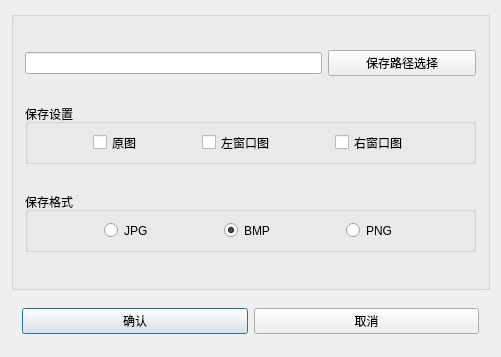
<?xml version="1.0" encoding="UTF-8"?>
<ui version="4.0">
 <class>outputImageDialog</class>
 <widget class="QDialog" name="outputImageDialog">
  <property name="geometry">
   <rect>
    <x>0</x>
    <y>0</y>
    <width>501</width>
    <height>357</height>
   </rect>
  </property>
  <property name="windowTitle">
   <string>outputImageDialog</string>
  </property>
  <layout class="QGridLayout" name="gridLayout">
   <item row="1" column="0">
    <widget class="QWidget" name="widget_2" native="true">
     <property name="maximumSize">
      <size>
       <width>16777215</width>
       <height>50</height>
      </size>
     </property>
     <layout class="QHBoxLayout" name="horizontalLayout">
      <item>
       <widget class="QPushButton" name="acceptButton">
        <property name="text">
         <string>确认</string>
        </property>
       </widget>
      </item>
      <item>
       <widget class="QPushButton" name="rejectButton">
        <property name="text">
         <string>取消</string>
        </property>
       </widget>
      </item>
     </layout>
    </widget>
   </item>
   <item row="0" column="0">
    <widget class="QGroupBox" name="groupBox">
     <property name="title">
      <string/>
     </property>
     <layout class="QGridLayout" name="gridLayout_2">
      <item row="0" column="0" colspan="2">
       <widget class="QLineEdit" name="imageSaveChose">
        <property name="layoutDirection">
         <enum>Qt::LeftToRight</enum>
        </property>
        <property name="text">
         <string/>
        </property>
        <property name="alignment">
         <set>Qt::AlignCenter</set>
        </property>
       </widget>
      </item>
      <item row="1" column="0" colspan="3">
       <widget class="QGroupBox" name="groupBox_3">
        <property name="maximumSize">
         <size>
          <width>16777215</width>
          <height>60</height>
         </size>
        </property>
        <property name="title">
         <string>保存设置</string>
        </property>
        <layout class="QHBoxLayout" name="horizontalLayout_4">
         <item>
          <spacer name="horizontalSpacer_9">
           <property name="orientation">
            <enum>Qt::Horizontal</enum>
           </property>
           <property name="sizeHint" stdset="0">
            <size>
             <width>10</width>
             <height>20</height>
            </size>
           </property>
          </spacer>
         </item>
         <item>
          <widget class="QCheckBox" name="saveImage_1">
           <property name="text">
            <string>原图</string>
           </property>
          </widget>
         </item>
         <item>
          <spacer name="horizontalSpacer_10">
           <property name="orientation">
            <enum>Qt::Horizontal</enum>
           </property>
           <property name="sizeHint" stdset="0">
            <size>
             <width>40</width>
             <height>20</height>
            </size>
           </property>
          </spacer>
         </item>
         <item>
          <widget class="QCheckBox" name="saveImage_2">
           <property name="text">
            <string>左窗口图</string>
           </property>
          </widget>
         </item>
         <item>
          <spacer name="horizontalSpacer_11">
           <property name="orientation">
            <enum>Qt::Horizontal</enum>
           </property>
           <property name="sizeHint" stdset="0">
            <size>
             <width>40</width>
             <height>20</height>
            </size>
           </property>
          </spacer>
         </item>
         <item>
          <widget class="QCheckBox" name="saveImage_3">
           <property name="text">
            <string>右窗口图</string>
           </property>
          </widget>
         </item>
         <item>
          <spacer name="horizontalSpacer_12">
           <property name="orientation">
            <enum>Qt::Horizontal</enum>
           </property>
           <property name="sizeHint" stdset="0">
            <size>
             <width>10</width>
             <height>20</height>
            </size>
           </property>
          </spacer>
         </item>
        </layout>
       </widget>
      </item>
      <item row="0" column="2">
       <widget class="QPushButton" name="choseButton">
        <property name="text">
         <string>保存路径选择</string>
        </property>
       </widget>
      </item>
      <item row="2" column="0" colspan="3">
       <widget class="QGroupBox" name="groupBox_2">
        <property name="maximumSize">
         <size>
          <width>16777215</width>
          <height>60</height>
         </size>
        </property>
        <property name="title">
         <string>保存格式</string>
        </property>
        <layout class="QHBoxLayout" name="horizontalLayout_2">
         <item>
          <spacer name="horizontalSpacer">
           <property name="orientation">
            <enum>Qt::Horizontal</enum>
           </property>
           <property name="sizeHint" stdset="0">
            <size>
             <width>10</width>
             <height>20</height>
            </size>
           </property>
          </spacer>
         </item>
         <item>
          <widget class="QRadioButton" name="saveFormat_jpg">
           <property name="maximumSize">
            <size>
             <width>60</width>
             <height>16777215</height>
            </size>
           </property>
           <property name="text">
            <string>JPG</string>
           </property>
           <property name="checked">
            <bool>false</bool>
           </property>
          </widget>
         </item>
         <item>
          <spacer name="horizontalSpacer_4">
           <property name="orientation">
            <enum>Qt::Horizontal</enum>
           </property>
           <property name="sizeHint" stdset="0">
            <size>
             <width>40</width>
             <height>20</height>
            </size>
           </property>
          </spacer>
         </item>
         <item>
          <widget class="QRadioButton" name="saveFormat_bmp">
           <property name="maximumSize">
            <size>
             <width>60</width>
             <height>16777215</height>
            </size>
           </property>
           <property name="text">
            <string>BMP</string>
           </property>
           <property name="checked">
            <bool>true</bool>
           </property>
          </widget>
         </item>
         <item>
          <spacer name="horizontalSpacer_3">
           <property name="orientation">
            <enum>Qt::Horizontal</enum>
           </property>
           <property name="sizeHint" stdset="0">
            <size>
             <width>40</width>
             <height>20</height>
            </size>
           </property>
          </spacer>
         </item>
         <item>
          <widget class="QRadioButton" name="saveFormat_png">
           <property name="maximumSize">
            <size>
             <width>60</width>
             <height>16777215</height>
            </size>
           </property>
           <property name="text">
            <string>PNG</string>
           </property>
          </widget>
         </item>
         <item>
          <spacer name="horizontalSpacer_2">
           <property name="orientation">
            <enum>Qt::Horizontal</enum>
           </property>
           <property name="sizeHint" stdset="0">
            <size>
             <width>10</width>
             <height>20</height>
            </size>
           </property>
          </spacer>
         </item>
        </layout>
       </widget>
      </item>
     </layout>
    </widget>
   </item>
  </layout>
 </widget>
 <layoutdefault spacing="6" margin="11"/>
 <resources/>
 <connections/>
</ui>
